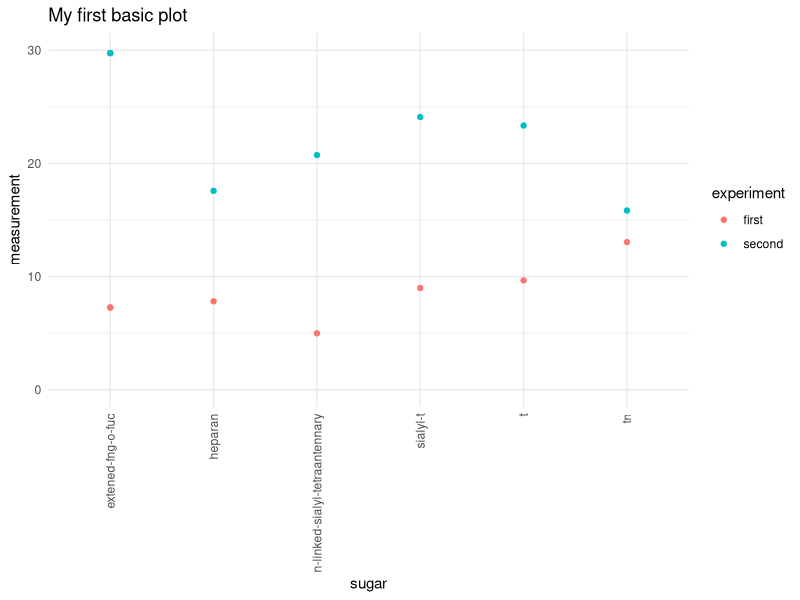

Reproduce this figure in R. (Note: this script raises an error after producing the figure.)
## ---- chunk 1
library(ggplot2)
coord_radar <- function (theta = "x", start = 0, direction = 1) 
{
 theta <- match.arg(theta, c("x", "y"))
 r <- if (theta == "x") 
        "y"
      else "x"
 ggproto("CoordRadar", CoordPolar, theta = theta, r = r, start = start, 
      direction = sign(direction),
      is_linear = function(coord) TRUE)
}
## ---- chunk 2
plot_glycans = c('sialyl-t','tn','t','extened-fng-o-fuc','heparan','n-linked-sialyl-tetraantennary')
plot_data = data.frame(
  sugar=rep(plot_glycans,2),
  experiment=c( rep('first',length(plot_glycans)), rep('second',length(plot_glycans)) ),
  measurement= c( rnorm(length(plot_glycans),10,sd=5), rnorm(length(plot_glycans),20,sd=5))
)
plot_data = plot_data[order(plot_data$sugar,plot_data$experiment),] 

plot_data = rbind(plot_data, subset(plot_data, sugar == plot_data$sugar[1] ))

plot_data
## ---- chunk 3
basic_plot <- ggplot(plot_data, aes(x = sugar, y = measurement)) + 
  scale_y_continuous(breaks=seq(0,30,by=10),limits=c(0,30))+
  geom_point(aes(group = experiment,color = experiment))+
  theme_minimal()+
  theme(axis.text.x = element_text(angle = 90, vjust = 0.5, hjust=1))+
  ggtitle("My first basic plot")

basic_plot
## ---- chunk 4
advanced_plot = basic_plot+
  geom_path(aes(group = experiment,color = experiment))+
  annotate("text", x = plot_data$sugar[1], y = seq(0,30,by=10), label = seq(0,30,by=10), hjust = 1)+
  coord_radar()+
  theme(axis.text.x = element_sugar(align="center",size=4))+
  theme(axis.text.y=element_blank())+
  ggtitle('My first advanced plot')

advanced_plot
